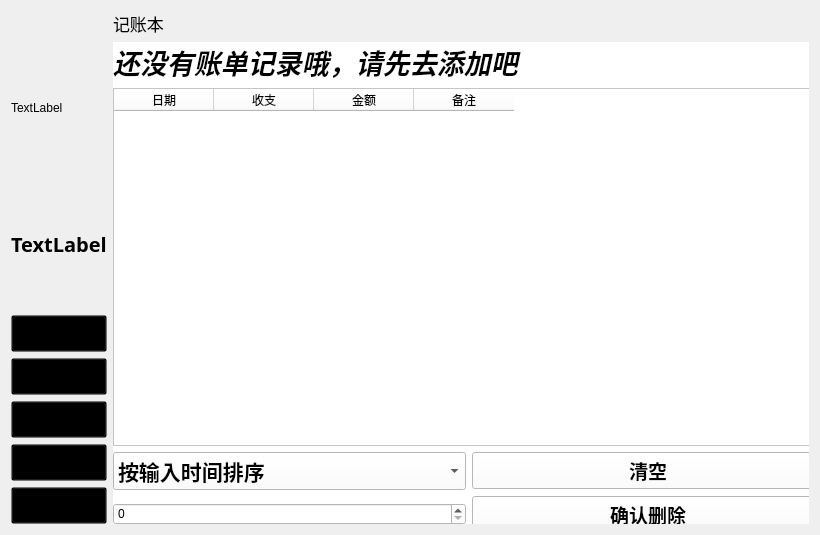
<?xml version="1.0" encoding="UTF-8"?>
<ui version="4.0">
 <class>MainWindow</class>
 <widget class="QWidget" name="MainWindow">
  <property name="geometry">
   <rect>
    <x>0</x>
    <y>0</y>
    <width>820</width>
    <height>535</height>
   </rect>
  </property>
  <property name="windowTitle">
   <string>TallyBook</string>
  </property>
  <property name="autoFillBackground">
   <bool>false</bool>
  </property>
  <property name="styleSheet">
   <string notr="true"/>
  </property>
  <layout class="QGridLayout" name="gridLayout_4">
   <item row="0" column="1">
    <widget class="QLabel" name="Title">
     <property name="font">
      <font>
       <family>等线</family>
       <pointsize>13</pointsize>
       <italic>false</italic>
       <bold>false</bold>
      </font>
     </property>
     <property name="styleSheet">
      <string notr="true">color:black;</string>
     </property>
     <property name="text">
      <string>记账本</string>
     </property>
    </widget>
   </item>
   <item row="1" column="1">
    <layout class="QGridLayout" name="ExtraGrid">
     <item row="1" column="1">
      <widget class="QStackedWidget" name="stackedWidget">
       <property name="styleSheet">
        <string notr="true">background-color:white

</string>
       </property>
       <widget class="QWidget" name="PageShow">
        <widget class="QWidget" name="verticalLayoutWidget">
         <property name="geometry">
          <rect>
           <x>0</x>
           <y>0</y>
           <width>711</width>
           <height>491</height>
          </rect>
         </property>
         <layout class="QVBoxLayout" name="verticalLayout_3">
          <item>
           <widget class="QLabel" name="Notice">
            <property name="font">
             <font>
              <family>幼圆</family>
              <pointsize>20</pointsize>
              <italic>true</italic>
              <bold>true</bold>
             </font>
            </property>
            <property name="styleSheet">
             <string notr="true">color:black</string>
            </property>
            <property name="text">
             <string>还没有账单记录哦，请先去添加吧</string>
            </property>
           </widget>
          </item>
          <item>
           <widget class="QTableWidget" name="tableWidget">
            <property name="font">
             <font>
              <family>幼圆</family>
              <pointsize>16</pointsize>
              <bold>true</bold>
             </font>
            </property>
            <property name="styleSheet">
             <string notr="true">color:black</string>
            </property>
            <column>
             <property name="text">
              <string>日期</string>
             </property>
            </column>
            <column>
             <property name="text">
              <string>收支</string>
             </property>
            </column>
            <column>
             <property name="text">
              <string>金额</string>
             </property>
            </column>
            <column>
             <property name="text">
              <string>备注</string>
             </property>
            </column>
           </widget>
          </item>
          <item>
           <layout class="QHBoxLayout" name="horizontalLayout_7">
            <item>
             <widget class="QComboBox" name="comboBoxShowKind">
              <property name="font">
               <font>
                <family>幼圆</family>
                <pointsize>16</pointsize>
                <bold>true</bold>
               </font>
              </property>
              <property name="styleSheet">
               <string notr="true">color:black;
background-color:white;</string>
              </property>
              <item>
               <property name="text">
                <string>按输入时间排序</string>
               </property>
              </item>
              <item>
               <property name="text">
                <string>按账单日期排序</string>
               </property>
              </item>
             </widget>
            </item>
            <item>
             <widget class="QPushButton" name="btnClear">
              <property name="font">
               <font>
                <family>幼圆</family>
                <pointsize>14</pointsize>
                <bold>true</bold>
               </font>
              </property>
              <property name="styleSheet">
               <string notr="true">color:black</string>
              </property>
              <property name="text">
               <string>清空</string>
              </property>
             </widget>
            </item>
           </layout>
          </item>
          <item>
           <layout class="QHBoxLayout" name="horizontalLayout_9">
            <item>
             <widget class="QSpinBox" name="numericSpinBox"/>
            </item>
            <item>
             <widget class="QPushButton" name="btnDelete">
              <property name="font">
               <font>
                <family>幼圆</family>
                <pointsize>14</pointsize>
                <bold>true</bold>
               </font>
              </property>
              <property name="styleSheet">
               <string notr="true">color:black</string>
              </property>
              <property name="text">
               <string>确认删除</string>
              </property>
             </widget>
            </item>
           </layout>
          </item>
         </layout>
        </widget>
       </widget>
       <widget class="QWidget" name="PageSta">
        <widget class="QWidget" name="Blank" native="true">
         <property name="geometry">
          <rect>
           <x>30</x>
           <y>10</y>
           <width>371</width>
           <height>281</height>
          </rect>
         </property>
        </widget>
        <widget class="QWidget" name="Blank_2" native="true">
         <property name="geometry">
          <rect>
           <x>20</x>
           <y>310</y>
           <width>381</width>
           <height>291</height>
          </rect>
         </property>
        </widget>
        <widget class="QWidget" name="verticalLayoutWidget_4">
         <property name="geometry">
          <rect>
           <x>430</x>
           <y>310</y>
           <width>271</width>
           <height>281</height>
          </rect>
         </property>
         <layout class="QVBoxLayout" name="verticalLayout_4">
          <item>
           <widget class="QLabel" name="PrintClothes">
            <property name="font">
             <font>
              <family>幼圆</family>
              <pointsize>16</pointsize>
              <italic>false</italic>
              <bold>true</bold>
             </font>
            </property>
            <property name="styleSheet">
             <string notr="true">color:black</string>
            </property>
            <property name="text">
             <string>衣：</string>
            </property>
           </widget>
          </item>
          <item>
           <widget class="QLabel" name="PrintFood">
            <property name="font">
             <font>
              <family>幼圆</family>
              <pointsize>16</pointsize>
              <italic>false</italic>
              <bold>true</bold>
             </font>
            </property>
            <property name="styleSheet">
             <string notr="true">color:black</string>
            </property>
            <property name="text">
             <string>食：</string>
            </property>
           </widget>
          </item>
          <item>
           <widget class="QLabel" name="PrintHousing">
            <property name="font">
             <font>
              <family>幼圆</family>
              <pointsize>16</pointsize>
              <italic>false</italic>
              <bold>true</bold>
             </font>
            </property>
            <property name="styleSheet">
             <string notr="true">color:black</string>
            </property>
            <property name="text">
             <string>住：</string>
            </property>
           </widget>
          </item>
          <item>
           <widget class="QLabel" name="PrintTransports">
            <property name="font">
             <font>
              <family>幼圆</family>
              <pointsize>16</pointsize>
              <italic>false</italic>
              <bold>true</bold>
             </font>
            </property>
            <property name="styleSheet">
             <string notr="true">color:black</string>
            </property>
            <property name="text">
             <string>行：</string>
            </property>
           </widget>
          </item>
          <item>
           <widget class="QLabel" name="PrintOthers">
            <property name="font">
             <font>
              <family>幼圆</family>
              <pointsize>16</pointsize>
              <italic>false</italic>
              <bold>true</bold>
             </font>
            </property>
            <property name="styleSheet">
             <string notr="true">color:black</string>
            </property>
            <property name="text">
             <string>其他：</string>
            </property>
           </widget>
          </item>
          <item>
           <widget class="QPushButton" name="ToKind">
            <property name="font">
             <font>
              <family>幼圆</family>
              <pointsize>14</pointsize>
              <bold>true</bold>
             </font>
            </property>
            <property name="styleSheet">
             <string notr="true">color:black</string>
            </property>
            <property name="text">
             <string>查看过去七天支出分配</string>
            </property>
           </widget>
          </item>
         </layout>
        </widget>
        <widget class="QWidget" name="verticalLayoutWidget_2">
         <property name="geometry">
          <rect>
           <x>430</x>
           <y>20</y>
           <width>261</width>
           <height>281</height>
          </rect>
         </property>
         <layout class="QVBoxLayout" name="verticalLayout_2">
          <item>
           <widget class="QLabel" name="Title_8">
            <property name="font">
             <font>
              <family>Brush Script MT</family>
              <pointsize>20</pointsize>
              <italic>true</italic>
              <bold>true</bold>
             </font>
            </property>
            <property name="styleSheet">
             <string notr="true">color:black</string>
            </property>
            <property name="text">
             <string>Statistics</string>
            </property>
           </widget>
          </item>
          <item>
           <widget class="QLabel" name="PrintIn">
            <property name="font">
             <font>
              <family>幼圆</family>
              <pointsize>16</pointsize>
              <italic>false</italic>
              <bold>true</bold>
             </font>
            </property>
            <property name="styleSheet">
             <string notr="true">color:black</string>
            </property>
            <property name="text">
             <string>收入：</string>
            </property>
           </widget>
          </item>
          <item>
           <widget class="QLabel" name="PrintOut">
            <property name="font">
             <font>
              <family>幼圆</family>
              <pointsize>16</pointsize>
              <italic>false</italic>
              <bold>true</bold>
             </font>
            </property>
            <property name="styleSheet">
             <string notr="true">color:black</string>
            </property>
            <property name="text">
             <string>支出：</string>
            </property>
           </widget>
          </item>
          <item>
           <widget class="QLabel" name="PrintAll">
            <property name="font">
             <font>
              <family>幼圆</family>
              <pointsize>16</pointsize>
              <italic>false</italic>
              <bold>true</bold>
             </font>
            </property>
            <property name="styleSheet">
             <string notr="true">color:black</string>
            </property>
            <property name="text">
             <string>总计</string>
            </property>
           </widget>
          </item>
          <item>
           <widget class="QPushButton" name="ToSpline">
            <property name="font">
             <font>
              <family>幼圆</family>
              <pointsize>14</pointsize>
              <bold>true</bold>
             </font>
            </property>
            <property name="styleSheet">
             <string notr="true">color:black</string>
            </property>
            <property name="text">
             <string>查看过去七天账单趋势</string>
            </property>
           </widget>
          </item>
          <item>
           <layout class="QHBoxLayout" name="horizontalLayout_4">
            <item>
             <widget class="QLabel" name="Title_11">
              <property name="font">
               <font>
                <family>幼圆</family>
                <pointsize>18</pointsize>
                <italic>true</italic>
                <bold>true</bold>
               </font>
              </property>
              <property name="styleSheet">
               <string notr="true">color:black</string>
              </property>
              <property name="text">
               <string>设置配色</string>
              </property>
             </widget>
            </item>
            <item>
             <widget class="QComboBox" name="comboBoxPieColor">
              <property name="font">
               <font>
                <family>幼圆</family>
                <pointsize>16</pointsize>
                <bold>true</bold>
               </font>
              </property>
              <property name="styleSheet">
               <string notr="true">color:black;
background-color:white;</string>
              </property>
              <item>
               <property name="text">
                <string>默认配色</string>
               </property>
              </item>
              <item>
               <property name="text">
                <string>蓝海橙天</string>
               </property>
              </item>
              <item>
               <property name="text">
                <string>绿意紫韵</string>
               </property>
              </item>
              <item>
               <property name="text">
                <string>粉绿梦影</string>
               </property>
              </item>
              <item>
               <property name="text">
                <string>橙紫晚霞</string>
               </property>
              </item>
              <item>
               <property name="text">
                <string>红蓝和鸣</string>
               </property>
              </item>
             </widget>
            </item>
           </layout>
          </item>
         </layout>
        </widget>
       </widget>
       <widget class="QWidget" name="PageSet">
        <property name="styleSheet">
         <string notr="true">background:transparent</string>
        </property>
        <widget class="QLabel" name="Title_3">
         <property name="geometry">
          <rect>
           <x>10</x>
           <y>10</y>
           <width>121</width>
           <height>41</height>
          </rect>
         </property>
         <property name="font">
          <font>
           <family>Brush Script MT</family>
           <pointsize>28</pointsize>
           <italic>true</italic>
           <bold>true</bold>
          </font>
         </property>
         <property name="styleSheet">
          <string notr="true">color:black</string>
         </property>
         <property name="text">
          <string>Settings</string>
         </property>
        </widget>
        <widget class="QWidget" name="gridLayoutWidget">
         <property name="geometry">
          <rect>
           <x>10</x>
           <y>70</y>
           <width>291</width>
           <height>151</height>
          </rect>
         </property>
         <layout class="QGridLayout" name="gridLayout_2">
          <item row="0" column="1">
           <widget class="QComboBox" name="comboBoxColor">
            <property name="font">
             <font>
              <family>幼圆</family>
              <pointsize>16</pointsize>
              <bold>true</bold>
             </font>
            </property>
            <property name="styleSheet">
             <string notr="true">color:black;
background-color:white;</string>
            </property>
            <item>
             <property name="text">
              <string>默认</string>
             </property>
            </item>
            <item>
             <property name="text">
              <string>金黄</string>
             </property>
            </item>
            <item>
             <property name="text">
              <string>草绿</string>
             </property>
            </item>
            <item>
             <property name="text">
              <string>湖蓝</string>
             </property>
            </item>
            <item>
             <property name="text">
              <string>藤紫</string>
             </property>
            </item>
           </widget>
          </item>
          <item row="0" column="0">
           <widget class="QLabel" name="Title_2">
            <property name="font">
             <font>
              <family>幼圆</family>
              <pointsize>18</pointsize>
              <italic>true</italic>
              <bold>true</bold>
             </font>
            </property>
            <property name="styleSheet">
             <string notr="true">color:black</string>
            </property>
            <property name="text">
             <string>主题色</string>
            </property>
           </widget>
          </item>
          <item row="1" column="0">
           <widget class="QLabel" name="Title_4">
            <property name="font">
             <font>
              <family>幼圆</family>
              <pointsize>18</pointsize>
              <italic>true</italic>
              <bold>true</bold>
             </font>
            </property>
            <property name="styleSheet">
             <string notr="true">color:black</string>
            </property>
            <property name="text">
             <string>头像</string>
            </property>
           </widget>
          </item>
          <item row="1" column="1">
           <widget class="QComboBox" name="comboBoxUser">
            <property name="font">
             <font>
              <family>幼圆</family>
              <pointsize>16</pointsize>
              <bold>true</bold>
             </font>
            </property>
            <property name="styleSheet">
             <string notr="true">color:black;
background-color:white;</string>
            </property>
            <item>
             <property name="text">
              <string>默认</string>
             </property>
            </item>
            <item>
             <property name="text">
              <string>Baby1</string>
             </property>
            </item>
            <item>
             <property name="text">
              <string>Baby2</string>
             </property>
            </item>
            <item>
             <property name="text">
              <string>Baby3</string>
             </property>
            </item>
            <item>
             <property name="text">
              <string>Baby4</string>
             </property>
            </item>
            <item>
             <property name="text">
              <string>CuteBoy</string>
             </property>
            </item>
            <item>
             <property name="text">
              <string>CuteGirl</string>
             </property>
            </item>
           </widget>
          </item>
         </layout>
        </widget>
       </widget>
       <widget class="QWidget" name="Welcome">
        <widget class="QLabel" name="Title_6">
         <property name="geometry">
          <rect>
           <x>0</x>
           <y>10</y>
           <width>231</width>
           <height>41</height>
          </rect>
         </property>
         <property name="font">
          <font>
           <family>Brush Script MT</family>
           <pointsize>28</pointsize>
           <italic>true</italic>
           <bold>true</bold>
          </font>
         </property>
         <property name="styleSheet">
          <string notr="true">color:black</string>
         </property>
         <property name="text">
          <string>Welcome</string>
         </property>
        </widget>
        <widget class="QLabel" name="label">
         <property name="geometry">
          <rect>
           <x>10</x>
           <y>60</y>
           <width>511</width>
           <height>421</height>
          </rect>
         </property>
         <property name="text">
          <string>TextLabel</string>
         </property>
        </widget>
       </widget>
       <widget class="QWidget" name="PageAdd">
        <property name="styleSheet">
         <string notr="true">background:transparent</string>
        </property>
        <widget class="QWidget" name="verticalLayoutWidget_3">
         <property name="geometry">
          <rect>
           <x>20</x>
           <y>70</y>
           <width>571</width>
           <height>301</height>
          </rect>
         </property>
         <layout class="QVBoxLayout" name="verticalLayout_5">
          <item>
           <layout class="QGridLayout" name="gridLayout">
            <item row="0" column="0">
             <widget class="QLabel" name="Title_5">
              <property name="font">
               <font>
                <family>Brush Script MT</family>
                <pointsize>20</pointsize>
                <italic>true</italic>
                <bold>true</bold>
               </font>
              </property>
              <property name="styleSheet">
               <string notr="true">color:black</string>
              </property>
              <property name="text">
               <string>Add</string>
              </property>
             </widget>
            </item>
            <item row="1" column="0">
             <widget class="QLabel" name="Title_10">
              <property name="font">
               <font>
                <family>幼圆</family>
                <pointsize>16</pointsize>
                <italic>false</italic>
                <bold>true</bold>
               </font>
              </property>
              <property name="styleSheet">
               <string notr="true">color:black;
</string>
              </property>
              <property name="text">
               <string>金额：</string>
              </property>
             </widget>
            </item>
            <item row="4" column="2">
             <widget class="QDateEdit" name="dateEdit">
              <property name="styleSheet">
               <string notr="true">color:black</string>
              </property>
             </widget>
            </item>
            <item row="3" column="0">
             <widget class="QLabel" name="Title_9">
              <property name="font">
               <font>
                <family>幼圆</family>
                <pointsize>16</pointsize>
                <italic>false</italic>
                <bold>true</bold>
               </font>
              </property>
              <property name="styleSheet">
               <string notr="true">color:black</string>
              </property>
              <property name="text">
               <string>备注：</string>
              </property>
             </widget>
            </item>
            <item row="3" column="2">
             <widget class="QPushButton" name="btnSave">
              <property name="font">
               <font>
                <family>幼圆</family>
                <pointsize>16</pointsize>
                <bold>true</bold>
               </font>
              </property>
              <property name="styleSheet">
               <string notr="true">color:black</string>
              </property>
              <property name="text">
               <string>保存</string>
              </property>
             </widget>
            </item>
            <item row="1" column="2">
             <layout class="QVBoxLayout" name="verticalLayout">
              <item>
               <widget class="QComboBox" name="comboBoxKind">
                <property name="font">
                 <font>
                  <family>幼圆</family>
                  <pointsize>16</pointsize>
                  <bold>true</bold>
                 </font>
                </property>
                <property name="styleSheet">
                 <string notr="true">color:black;
background-color:white;</string>
                </property>
                <item>
                 <property name="text">
                  <string>其他支出</string>
                 </property>
                </item>
                <item>
                 <property name="text">
                  <string>衣</string>
                 </property>
                </item>
                <item>
                 <property name="text">
                  <string>食</string>
                 </property>
                </item>
                <item>
                 <property name="text">
                  <string>住</string>
                 </property>
                </item>
                <item>
                 <property name="text">
                  <string>行</string>
                 </property>
                </item>
               </widget>
              </item>
             </layout>
            </item>
            <item row="4" column="0">
             <widget class="QLabel" name="Title_7">
              <property name="font">
               <font>
                <family>幼圆</family>
                <pointsize>16</pointsize>
                <italic>false</italic>
                <bold>true</bold>
               </font>
              </property>
              <property name="styleSheet">
               <string notr="true">color:black</string>
              </property>
              <property name="text">
               <string>添加账单</string>
              </property>
             </widget>
            </item>
            <item row="4" column="1">
             <layout class="QHBoxLayout" name="horizontalLayout">
              <item>
               <widget class="QRadioButton" name="btnToday">
                <property name="font">
                 <font>
                  <family>幼圆</family>
                  <pointsize>16</pointsize>
                  <italic>false</italic>
                  <bold>true</bold>
                 </font>
                </property>
                <property name="styleSheet">
                 <string notr="true">color:black</string>
                </property>
                <property name="text">
                 <string>今天</string>
                </property>
               </widget>
              </item>
              <item>
               <widget class="QRadioButton" name="btnYesterday">
                <property name="font">
                 <font>
                  <family>幼圆</family>
                  <pointsize>16</pointsize>
                  <italic>false</italic>
                  <bold>true</bold>
                 </font>
                </property>
                <property name="styleSheet">
                 <string notr="true">color:black</string>
                </property>
                <property name="text">
                 <string>昨天</string>
                </property>
               </widget>
              </item>
              <item>
               <widget class="QRadioButton" name="btnChoose">
                <property name="font">
                 <font>
                  <family>幼圆</family>
                  <pointsize>16</pointsize>
                  <italic>false</italic>
                  <bold>true</bold>
                 </font>
                </property>
                <property name="styleSheet">
                 <string notr="true">color:black</string>
                </property>
                <property name="text">
                 <string>选择另外日期</string>
                </property>
               </widget>
              </item>
             </layout>
            </item>
            <item row="3" column="1">
             <widget class="QLineEdit" name="lineEditNote">
              <property name="font">
               <font>
                <family>Britannic Bold</family>
                <pointsize>12</pointsize>
               </font>
              </property>
              <property name="styleSheet">
               <string notr="true">color:black</string>
              </property>
              <property name="text">
               <string/>
              </property>
             </widget>
            </item>
            <item row="1" column="1">
             <widget class="QFrame" name="frame">
              <property name="frameShape">
               <enum>QFrame::StyledPanel</enum>
              </property>
              <property name="frameShadow">
               <enum>QFrame::Raised</enum>
              </property>
              <widget class="QWidget" name="horizontalLayoutWidget">
               <property name="geometry">
                <rect>
                 <x>0</x>
                 <y>-4</y>
                 <width>371</width>
                 <height>31</height>
                </rect>
               </property>
               <layout class="QHBoxLayout" name="horizontalLayout_2">
                <item>
                 <widget class="QLineEdit" name="lineEditNum">
                  <property name="font">
                   <font>
                    <family>Britannic Bold</family>
                    <pointsize>12</pointsize>
                   </font>
                  </property>
                  <property name="styleSheet">
                   <string notr="true">color:black</string>
                  </property>
                  <property name="text">
                   <string/>
                  </property>
                 </widget>
                </item>
                <item>
                 <widget class="QRadioButton" name="rbtnOut">
                  <property name="font">
                   <font>
                    <family>幼圆</family>
                    <pointsize>10</pointsize>
                    <bold>true</bold>
                   </font>
                  </property>
                  <property name="styleSheet">
                   <string notr="true">color:black</string>
                  </property>
                  <property name="text">
                   <string>支出</string>
                  </property>
                 </widget>
                </item>
                <item>
                 <widget class="QRadioButton" name="rbtnIn">
                  <property name="font">
                   <font>
                    <family>幼圆</family>
                    <pointsize>10</pointsize>
                    <bold>true</bold>
                   </font>
                  </property>
                  <property name="styleSheet">
                   <string notr="true">color:black</string>
                  </property>
                  <property name="text">
                   <string>收入</string>
                  </property>
                 </widget>
                </item>
               </layout>
              </widget>
             </widget>
            </item>
           </layout>
          </item>
          <item>
           <layout class="QHBoxLayout" name="horizontalLayout_5">
            <item>
             <widget class="QLabel" name="Words">
              <property name="font">
               <font>
                <family>Papyrus</family>
                <pointsize>13</pointsize>
                <bold>true</bold>
               </font>
              </property>
              <property name="text">
               <string>TextLabel</string>
              </property>
             </widget>
            </item>
            <item>
             <widget class="QPushButton" name="btnChange">
              <property name="font">
               <font>
                <family>Papyrus</family>
                <pointsize>14</pointsize>
                <bold>false</bold>
               </font>
              </property>
              <property name="styleSheet">
               <string notr="true">color:black</string>
              </property>
              <property name="text">
               <string>Give me another one</string>
              </property>
             </widget>
            </item>
           </layout>
          </item>
          <item>
           <spacer name="verticalSpacer">
            <property name="orientation">
             <enum>Qt::Vertical</enum>
            </property>
            <property name="sizeHint" stdset="0">
             <size>
              <width>20</width>
              <height>40</height>
             </size>
            </property>
           </spacer>
          </item>
          <item>
           <layout class="QHBoxLayout" name="horizontalLayout_3">
            <item>
             <widget class="QLabel" name="TodayTime">
              <property name="font">
               <font>
                <family>Microsoft YaHei</family>
                <pointsize>16</pointsize>
                <italic>true</italic>
                <bold>true</bold>
               </font>
              </property>
              <property name="styleSheet">
               <string notr="true">color:black</string>
              </property>
              <property name="text">
               <string>Today Time</string>
              </property>
             </widget>
            </item>
            <item>
             <widget class="QLCDNumber" name="Lcd"/>
            </item>
           </layout>
          </item>
         </layout>
        </widget>
       </widget>
      </widget>
     </item>
    </layout>
   </item>
   <item row="0" column="0">
    <layout class="QVBoxLayout" name="verticalLayout_6"/>
   </item>
   <item row="1" column="0">
    <layout class="QVBoxLayout" name="MenuLayout">
     <item>
      <widget class="QLabel" name="UserHead">
       <property name="styleSheet">
        <string notr="true">color:black</string>
       </property>
       <property name="text">
        <string>TextLabel</string>
       </property>
      </widget>
     </item>
     <item>
      <widget class="QLabel" name="UserName">
       <property name="font">
        <font>
         <family>宋体</family>
         <pointsize>15</pointsize>
         <bold>true</bold>
        </font>
       </property>
       <property name="text">
        <string>TextLabel</string>
       </property>
      </widget>
     </item>
     <item>
      <widget class="QPushButton" name="Add">
       <property name="font">
        <font>
         <family>等线</family>
         <pointsize>14</pointsize>
         <italic>false</italic>
         <bold>false</bold>
        </font>
       </property>
       <property name="styleSheet">
        <string notr="true">color:black;
background:transparent;</string>
       </property>
       <property name="text">
        <string>添加</string>
       </property>
      </widget>
     </item>
     <item>
      <widget class="QPushButton" name="Display">
       <property name="font">
        <font>
         <family>等线</family>
         <pointsize>14</pointsize>
         <bold>false</bold>
        </font>
       </property>
       <property name="styleSheet">
        <string notr="true">color:black;
background:transparent;</string>
       </property>
       <property name="text">
        <string>显示</string>
       </property>
      </widget>
     </item>
     <item>
      <widget class="QPushButton" name="Statistics">
       <property name="font">
        <font>
         <family>等线</family>
         <pointsize>14</pointsize>
         <bold>false</bold>
        </font>
       </property>
       <property name="styleSheet">
        <string notr="true">color:black;
background:transparent;

</string>
       </property>
       <property name="text">
        <string>统计</string>
       </property>
      </widget>
     </item>
     <item>
      <widget class="QPushButton" name="Settings">
       <property name="font">
        <font>
         <family>等线</family>
         <pointsize>14</pointsize>
         <bold>false</bold>
        </font>
       </property>
       <property name="styleSheet">
        <string notr="true">color:black;
background:transparent;
</string>
       </property>
       <property name="text">
        <string>设置</string>
       </property>
      </widget>
     </item>
     <item>
      <widget class="QPushButton" name="Quit">
       <property name="font">
        <font>
         <family>等线</family>
         <pointsize>14</pointsize>
         <bold>false</bold>
        </font>
       </property>
       <property name="styleSheet">
        <string notr="true">color:black;
background:transparent;</string>
       </property>
       <property name="text">
        <string>退出</string>
       </property>
      </widget>
     </item>
    </layout>
   </item>
  </layout>
 </widget>
 <resources/>
 <connections/>
</ui>
